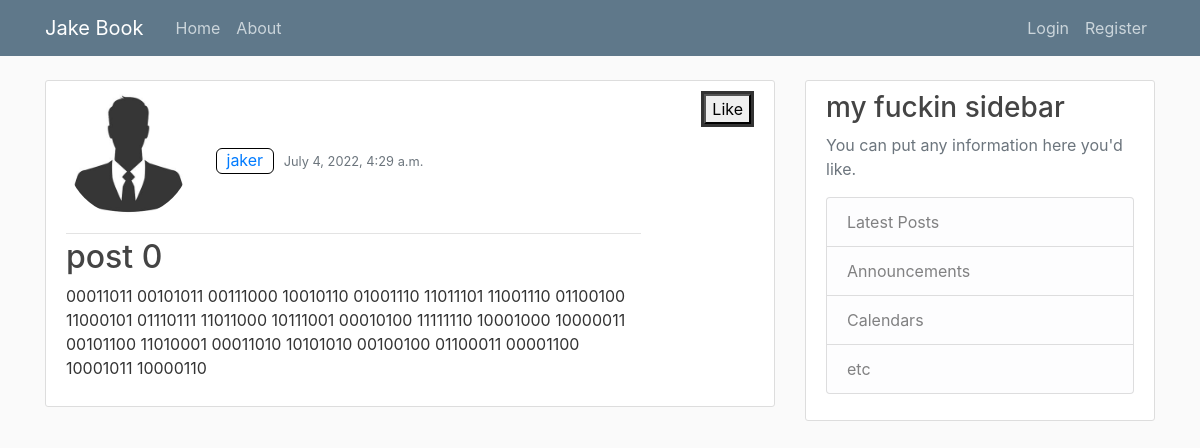
The app's page /post/2/ with its own data.
### blog/models.py (models this page shows, shortened)
class Post(models.Model):
    title = models.CharField(max_length=100)
    content = models.TextField(max_length=3000)
    date_posted = models.DateTimeField(auto_now_add=True)
    author = models.ForeignKey(User, on_delete=models.CASCADE)

### users/models.py (models this page shows, shortened)
class Profile(models.Model):
    user = models.OneToOneField(User, on_delete=models.CASCADE)
    image = models.ImageField(default='default.jpg', upload_to='profile_pics')
    bio = models.CharField(default=' ', max_length=300)
    date_created = models.DateTimeField(auto_now_add=True)

### blog/views.py (the view)
# urls.py: path('post/<int:pk>/', PostDetailView.as_view(), name='post-detail'),
class PostDetailView(DetailView):
    model = Post

### blog/templates/blog/post_detail.html (shortened to what this page needs)
{% extends "blog/base.html" %}
{% block content %}
  <article class="media content-section">
    <div class="media-body">
      <div class="article-metadata">
        <img class="rounded-circle account-img" src="{{ object.author.profile.image.url }}">
        <a class="post-author" href="#">{{ object.author }}</a>
        <small class="text-muted">{{ object.date_posted }}</small>
      </div>
      <h2 class="article-title">{{ object.title }}</h2>
        <p class="article-content">{{ object.content }}</p>
    </div>
    <div style="padding: 20px 30px;">
    </div>
    <form style="border-style: solid;" method="post">
      <button type="submit" name="button">Like</button>
    </form>
  </article>
{% endblock content %}

### blog/templates/blog/base.html (shortened to what this page needs)
{% load static %}
<!doctype html>
<html lang="en">
<head>
  <link rel="stylesheet" href="https://cdn.jsdelivr.net/npm/bootstrap@4.0.0/dist/css/bootstrap.min.css">
  <link rel="stylesheet" href="{% static 'blog/main.css' %}">
</head>
<header class="site-header">
  <nav class="navbar navbar-expand-md navbar-dark bg-steel fixed-top">
    <div class="container">
      <a class="navbar-brand mr-4" href="/">Jake Book</a>
      <div class="collapse navbar-collapse" id="navbarToggle">
        <div class="navbar-nav mr-auto">
          <a class="nav-item nav-link" href="{% url 'blog-home' %}">Home</a>
          <a class="nav-item nav-link" href="{% url 'blog-about' %}">About</a>
        </div>
        <div class="navbar-nav">
          {% if user.is_authenticated %}
            <a class="nav-item nav-link" href="{% url 'user-myprofile'%}">profile</a>
            <a class="nav-item nav-link" href="{% url 'user-logout' %}">Logout</a>
          {% else %}
            <a class="nav-item nav-link" href="{% url 'user-login' %}">Login</a>
            <a class="nav-item nav-link" href="{% url 'user-register' %}">Register</a>
          {% endif %}
        </div>
      </div>
    </div>
  </nav>
</header>
<body>
  <main role="main" class="container">
    <div class="row">
      <div class="col-md-8">
        {% block content %}{% endblock %}
      </div>
      <div class="col-md-4">
        <div class="content-section">
          <h3>my fuckin sidebar</h3>
          <p class='text-muted'>You can put any information here you'd like.
            <ul class="list-group">
              <li class="list-group-item list-group-item-light">Latest Posts</li>
              <li class="list-group-item list-group-item-light">Announcements</li>
              <li class="list-group-item list-group-item-light">Calendars</li>
              <li class="list-group-item list-group-item-light">etc</li>
            </ul>
          </p>
        </div>
      </div>
    </div>
  </main>
</body>
</html>

### blog/static/blog/main.css (style rules this page uses)
body { background: #fafafa; color: #333333; margin-top: 5rem; }
h1, h2, h3, h4, h5, h6 { color: #444444; }
ul { margin: 0; }
.bg-steel { background-color: #5f788a; }
.site-header .navbar-nav .nav-link { color: #cbd5db; }
.content-section { background: #ffffff; padding: 10px 20px; border: 1px solid #dddddd; border-radius: 3px; margin-bottom: 20px; }
.article-title { color: #444444; }
.article-content { white-space: pre-line; }
.article-metadata { padding-bottom: 1px; margin-bottom: 4px; border-bottom: 1px solid #e3e3e3 }
.account-img { height: 125px; width: 125px; margin-right: 20px; margin-bottom: 16px; }
.post-author { border-style: solid; border-width: thin; border-radius: 6px; border-color: black; padding: 1px 10px; padding-bottom: 3px; margin-right: 5px; }

### records on screen
Post: author.profile.image (picture), author "jaker", date_posted "July 4, 2022, 4:29 a.m.", title "post 0", content "00011011 00101011 00111000 10010110 01001110 11011101 11001110 01100100 11000101 01110111 11011000 10111001 00010100 11111110 10001000 10000011 00101100 11010001 00011010 10101010 00100100 01100011 00001100 10001011 10000110"
